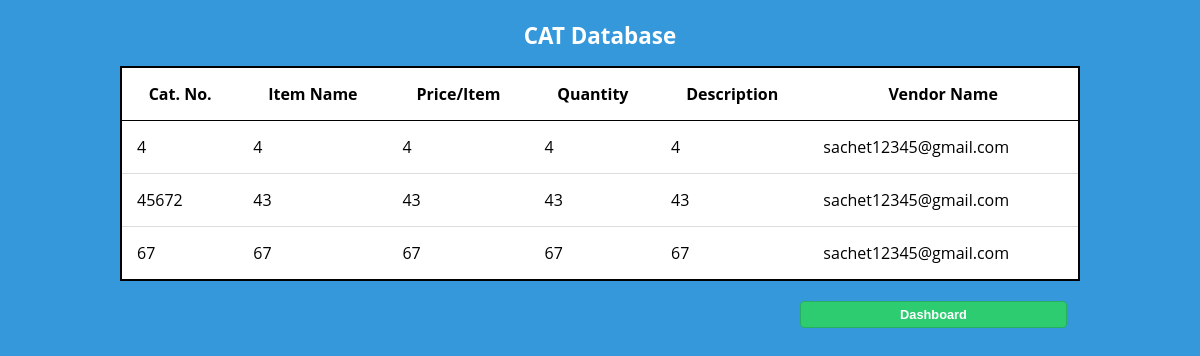
/database/, run on an earlier commit of the app's database.
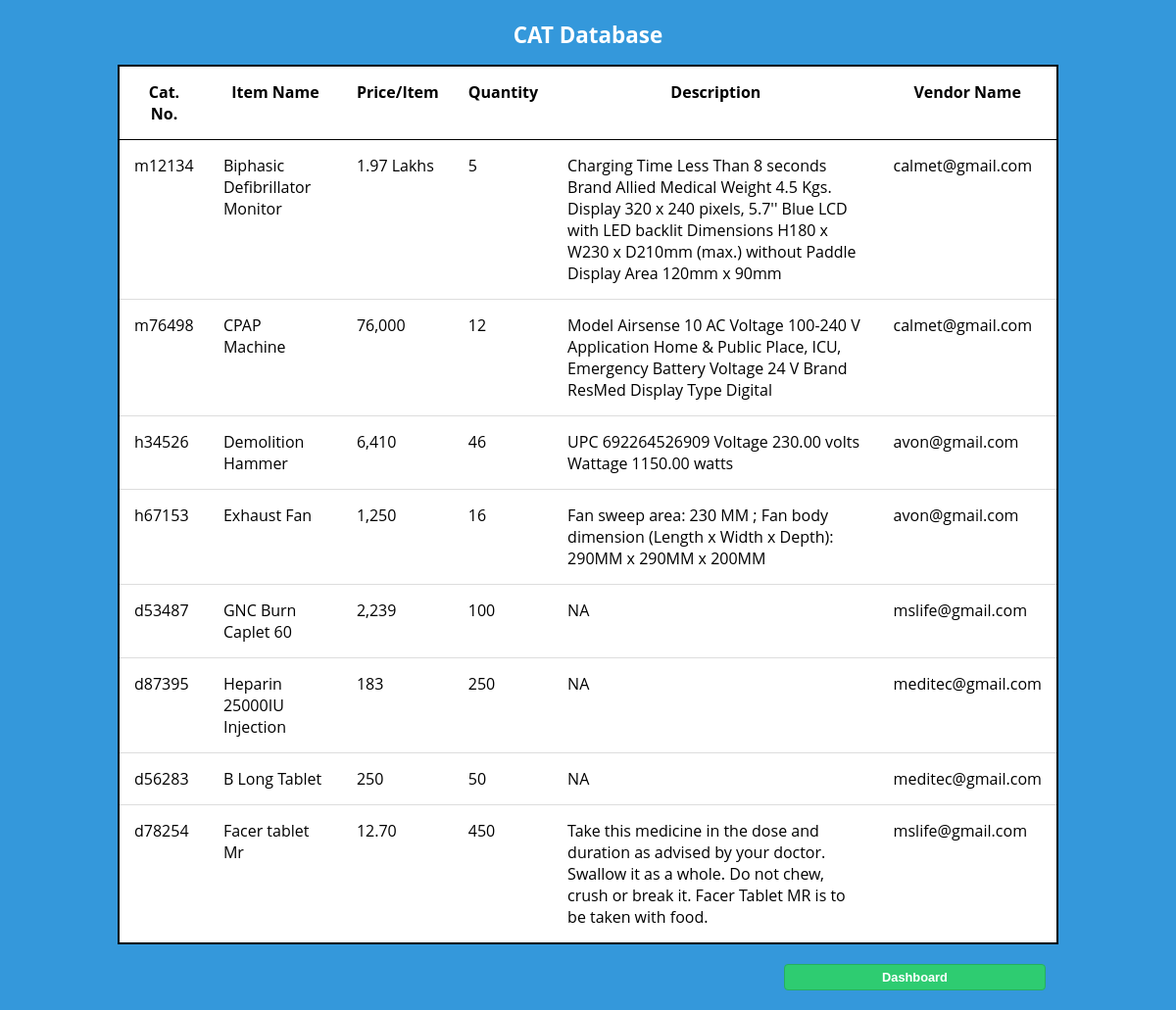
And on a later commit of the database.
### vendor_portal/models.py (models this page shows)
class Items(models.Model):
    vendorName = models.TextField()
    itemName = models.TextField()
    catNo = models.TextField(primary_key=True)
    price = models.TextField()
    quantity = models.TextField()
    description = models.CharField(max_length=255)
    def __str__(self):
    	return self.itemName

### vendor_portal/views.py (the view)
# urls.py: path('database/',views.database,name='database')
def database(request):
    items=Items.objects.all()
    print(items)
    context={'items':items}
    return render(request,'vendor_portal/database.html', context)

### vendor_portal/templates/vendor_portal/database.html (shortened to what this page needs)
<html>
<head>
</head>
<body>
<h1>CAT Database</h1>
<div>
<table border="1" width="600" rules="rows">
<tr class="special">
<th>Cat. No.</th>
<th>Item Name</th>
<th>Price/Item</th>
<th>Quantity</th>
<th>Description</th>
<th>Vendor Name</th>
</tr>
{% for item in items %}
<tr>
<td>{{ item.catNo }}</td>
<td>{{ item.itemName }}</td>
<td>{{ item.price }}</td>
<td>{{ item.quantity }}</td>
<td>{{ item.description }}</td>
<td>{{ item.vendorName }}</td>
</tr>
{% endfor %}
</table>
<button class="btn" onclick="location.href='{% url 'login' %}'">Dashboard</button>
</div>
</body>
</html>

### vendor_portal/templates/vendor_portal/database.html (style rules this page uses)
body { font-family: 'Open Sans', sans-serif; background:#3498db; margin: 0 auto 0 auto; width:100%; text-align:center; margin: 20px 0px 20px 0px; }
h1 { font-size:1.4em; color: white; }
table { border: 2px solid black; border-collapse: collapse; background: white; width : 80%; margin: 0 auto; }
td { padding: 15px; text-align: left; border-bottom: 1px solid #ddd; vertical-align: top; }
th { padding: 15px; text-align: middle; border-bottom: 1px solid #ddd; vertical-align: top; font-weight: bold; }
.btn { background:#2ecc71; width:267px; padding-top:5px; padding-bottom:5px; color:white; border-radius:4px; border: #27ae60 1px solid; margin-top:20px; margin-bottom:20px; float:left; margin-left:800px; font-weight:800; font-size:0.8em; }

What changed in the data, as far as the page shows it:
removed Items: catNo "4", itemName "4", price "4", quantity "4", description "4", vendorName "sachet12345@gmail.com"
removed Items: catNo "45672", itemName "43", price "43", quantity "43", description "43", vendorName "sachet12345@gmail.com"
removed Items: catNo "67", itemName "67", price "67", quantity "67", description "67", vendorName "sachet12345@gmail.com"
added Items: catNo "m12134", itemName "Biphasic Defibrillator Monitor", price "1.97 Lakhs", quantity "5", description "Charging Time Less Than 8 seconds Brand Allied Medical Weight 4.5 Kgs. Display 320 x 240 pixels, 5.7'' Blue LCD with LED backlit Dimensions H180 x W230 x D210mm (max.) without Paddle Display Area 120mm x 90mm", vendorName "calmet@gmail.com"
added Items: catNo "m76498", itemName "CPAP Machine", price "76,000", quantity "12", description "Model Airsense 10 AC Voltage 100-240 V Application Home & Public Place, ICU, Emergency Battery Voltage 24 V Brand ResMed Display Type Digital", vendorName "calmet@gmail.com"
added Items: catNo "h34526", itemName "Demolition Hammer", price "6,410", quantity "46", description "UPC 692264526909 Voltage 230.00 volts Wattage 1150.00 watts", vendorName "avon@gmail.com"
added Items: catNo "h67153", itemName "Exhaust Fan", price "1,250", quantity "16", description "Fan sweep area: 230 MM ; Fan body dimension (Length x Width x Depth): 290MM x 290MM x 200MM", vendorName "avon@gmail.com"
added Items: catNo "d53487", itemName "GNC Burn Caplet 60", price "2,239", quantity "100", description "NA", vendorName "mslife@gmail.com"
added Items: catNo "d87395", itemName "Heparin 25000IU Injection", price "183", quantity "250", description "NA", vendorName "meditec@gmail.com"
added Items: catNo "d56283", itemName "B Long Tablet", price "250", quantity "50", description "NA", vendorName "meditec@gmail.com"
added Items: catNo "d78254", itemName "Facer tablet Mr", price "12.70", quantity "450", description "Take this medicine in the dose and duration as advised by your doctor. Swallow it as a whole. Do not chew, crush or break it. Facer Tablet MR is to be taken with food.", vendorName "mslife@gmail.com"
